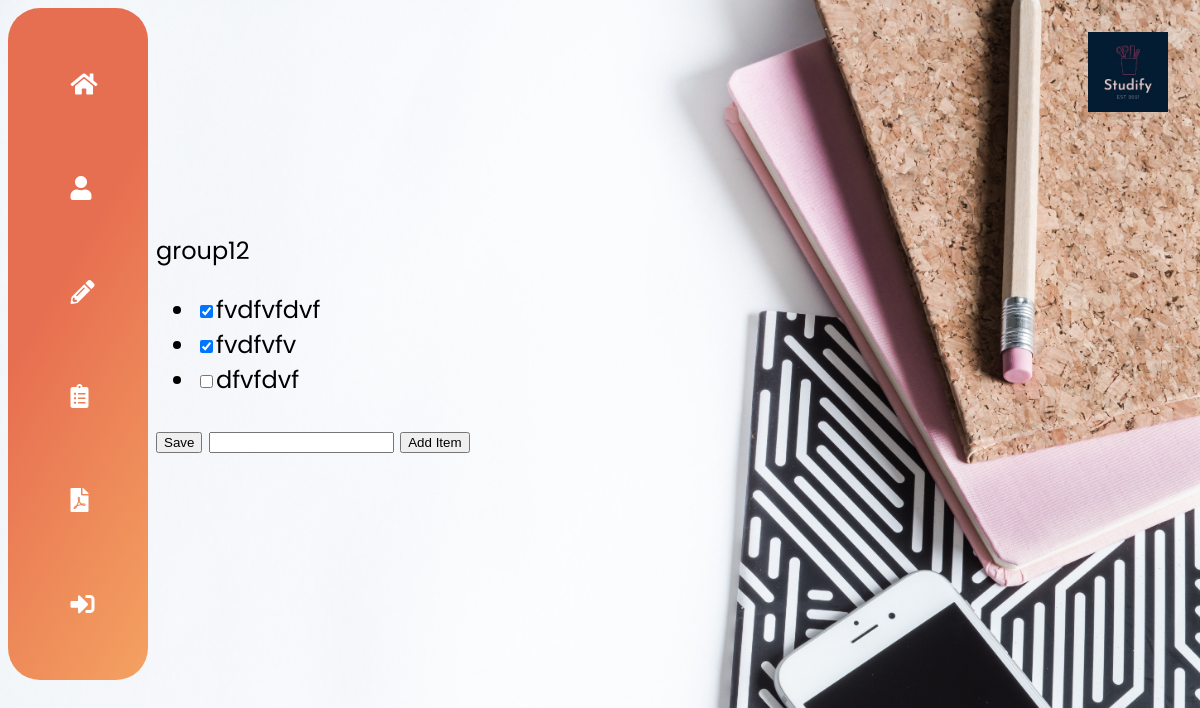
Screenshot of /48 (signed in) with the database file from the repository.
### main/models.py (models this page shows, shortened)
class ToDoList(models.Model):
    user=models.ForeignKey(User, on_delete=models.CASCADE, related_name="todolist", null=True)
    name=models.CharField(max_length=200)
    def __str__(self):
        return self.name

class Item(models.Model):
    todolist=models.ForeignKey(ToDoList, on_delete=models.CASCADE, related_name="item_set")
    text=models.CharField(max_length=300)
    complete=models.BooleanField()

### main/views.py (the view, shortened to what this page needs)
# urls.py: path("<int:id>",views.index, name="index"),
def index(response,id):
    ls=ToDoList.objects.get(id=id)
    if response.user.todolist.all():
        return render(response,"main/list.html", {"name": ls,"ls":ls})
    return render(response, "main/view.html",{})

### main/templates/main/list.html (shortened to what this page needs)
{% extends "main/base.html" %}
{% load static %}
   {% block container %}
   <link rel="stylesheet" type="text/css" href="{% static 'css/list.css' %}">
    <div class="main-container">
        <div>
            {{name}}
            <form method="POST" action="#">
                <ul>
                    {% for item in ls.item_set.all %}
                    {% if item.complete == True %}
                    <li><input type="checkbox" value="clicked" name="c{{item.id}}" checked>{{item.text}}</li>
                    {% else %}
                    <li><input type="checkbox" value="clicked" name="c{{item.id}}">{{item.text}}</li>
                    {% endif %}
                    {% endfor %}
                </ul>
                <button type="submit" name="save" value="save">Save</button>
                <input type="text" name="new">
                <button types="submit" name="newItem" value="newItem">Add Item</button>
            </form>
        </div>
    </div>
    {% endblock %}

### main/static/css/main.css (style rules this page uses)
:root { --primary1:#eeeeee; --primary2: #00adb5; --dark-red:#630000; --gray:#393e46; --accent:#222831; }
html { background-image: url(images/background.jpg); background-repeat: no-repeat; background-size: 100%; max-height: 100vh; }
body { padding: 0; margin: 0; box-sizing: border-box; font-family: 'Poppins', sans-serif; font-size: x-large; }

### main/static/css/list.css (style rules this page uses)
.main-container { display:flex; justify-content: center; align-items: center; }

### rows the page displays
ToDoList: name "group12"
Item: text "fvdfvfdvf"
Item: text "fvdfvfv"
Item: text "dfvfdvf"
